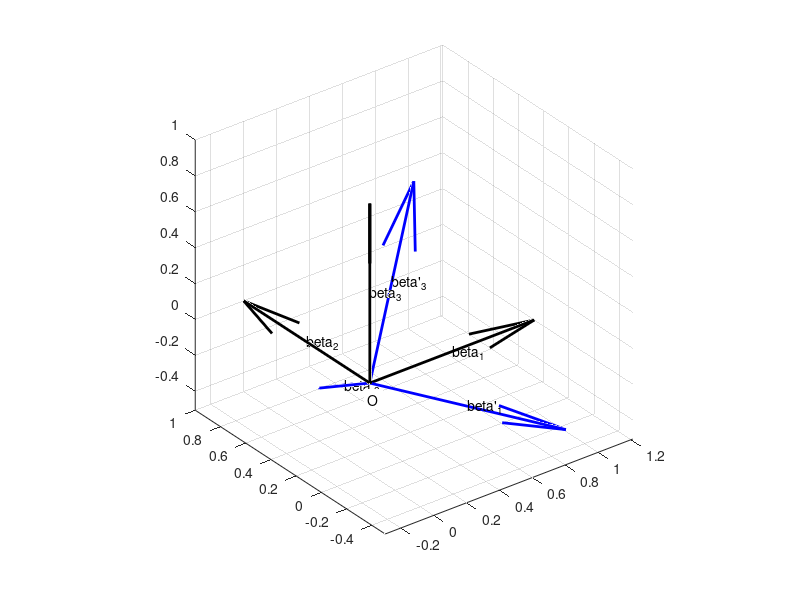
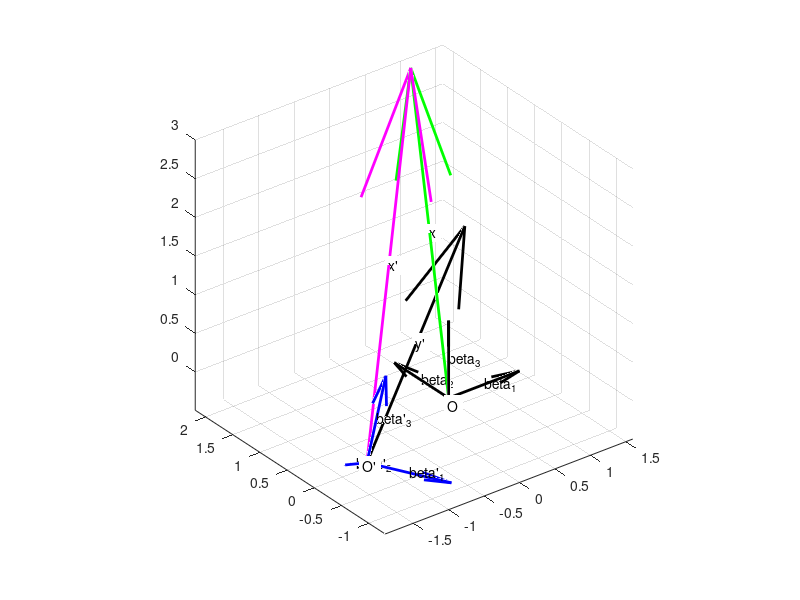

Recreate these plots in MATLAB, in order.
function motion()
    %% 1.
    % Simulujte pohyb se zadanou maticí R a translací o, kde o má
    % význam o_{\beta'}, jako v rovnici 3.8 v [PRO-2011-Lecture-02.pdf].
    % Uvažujte bázi \beta jako standardní bázi.

    % matice rotace, priblizna
    R = [0.8047   -0.5059   -0.3106; ...
         0.3106    0.8047   -0.5059; ...
         0.5059    0.3106    0.8047];

    % matice rotace, lepe:
    [U,D,V] = svd(R);
    R = U*V';

    % translace;
    o = [1;1;1];
    o = -R'*o;

    %% 2.
    % Najděte souřadnice vektorů \beta' v \beta a naopak.
    % Nakreslete vektory \beta a \beta' ve standardní bázi.

    % Odpověďi:
    % - souřadnice vektorů \beta v \beta' jsou sloupce matice R
    % - souřadnice vektorů \beta' v \beta jsou sloupce transponované matice R
    %   (resp. řádky matice R)

    % pocatek a souradne soustav beta a beta' (beta2 = beta');
    beta = [ ...
        1 0 0; ...
        0 1 0; ...
        0 0 1];
    beta2 = R';
    
    figure(1); % nakreslíme souřadné soustavy ve standardní bázi:
    plot_coordinate_frame([0 0 0]', beta, 'k', 'beta', 'O'); hold on;
    plot_coordinate_frame([0 0 0]', beta2, 'b', 'beta'''); hold off;
    grid on;
    axis equal;

    %% 3.Nakreslete souřadné soustavy (O=0,\beta) a (O',\beta').
    
    figure(2);
    plot_coordinate_frame([0 0 0]', beta, 'k', 'beta', 'O'); hold on;
    plot_coordinate_frame(o, beta2, 'b', 'beta''', 'O''');
    grid on;
    axis equal;
    
    %% 4.
    % Nakreslete polohové vektory bodu X = [1;2;3]
    % vzhledem k (O=0,\beta) a (O',\beta').
    
    X = [1 2 3]';
    X2 = X - o;
    
    plot_vector([0 0 0]', X, 'g', 'x');
    plot_vector(o, X2, 'm', 'x''');
    
    %% 5.
    % Nakreslete bod Y do kterého se pohne bod X.
    
    Y = R'*X + o - o;
    
    plot_vector(o, Y, 'k', 'y''');
    hold off;
    grid on;
    axis equal;
    
end

function plot_coordinate_frame(origin, base, color, vector_label, origin_label)

    if nargin < 3
        color = 'k'
    end
    
    scale = 0;
    O = origin*[1 1 1]; % 3x origin cooridnate
    quiver3(O(1,:), O(2,:), O(3,:), base(1,:), base(2,:), base(3,:), scale, color, 'LineWidth', 2);
    
    if nargin > 3
        for i = 1:3
            text(origin(1) + 0.5*base(1,i), origin(2) + 0.5*base(2,i), origin(3) + 0.5*base(3,i),  [vector_label '_' num2str(i)]);  %,  'BackgroundColor', 'white');
        end
    end
    
    if nargin > 4
        text_pos = origin - 0.05 * (base(:,1) + base(:,2) + base(:,3));
        text(text_pos(1), text_pos(2), text_pos(3), origin_label, 'BackgroundColor', 'white');
    end
end

function plot_vector(position, vector, color, label)

    if nargin < 3
        color = 'k';
    end

    scale = 0;
    quiver3(position(1), position(2), position(3), vector(1), vector(2), vector(3), scale, color, 'LineWidth', 2);
    
    if nargin > 3
        text(position(1) + 0.5*vector(1), position(2) + 0.5*vector(2), position(3) + 0.5*vector(3), label, 'BackgroundColor', 'white');
    end

end